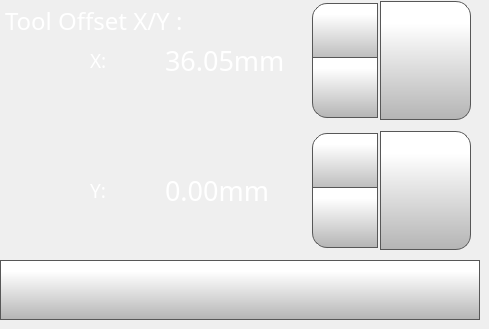
    <widget class="QWidget" name="toolOffsetXYPage">
     <widget class="QLabel" name="bedLabel_3">
      <property name="geometry">
       <rect>
        <x>350</x>
        <y>60</y>
        <width>70</width>
        <height>21</height>
       </rect>
      </property>
      <property name="font">
       <font>
        <family>Gotham Light</family>
        <pointsize>14</pointsize>
        <weight>50</weight>
        <bold>false</bold>
       </font>
      </property>
      <property name="styleSheet">
       <string notr="true">color: rgb(255, 255, 255);</string>
      </property>
      <property name="text">
       <string>Y:</string>
      </property>
     </widget>
     <widget class="QLabel" name="tollOffsetXLabel">
      <property name="geometry">
       <rect>
        <x>90</x>
        <y>50</y>
        <width>70</width>
        <height>21</height>
       </rect>
      </property>
      <property name="font">
       <font>
        <family>Gotham Light</family>
        <pointsize>14</pointsize>
        <weight>50</weight>
        <bold>false</bold>
       </font>
      </property>
      <property name="styleSheet">
       <string notr="true">color: rgb(255, 255, 255);</string>
      </property>
      <property name="text">
       <string>X:</string>
      </property>
     </widget>
     <widget class="QPushButton" name="toolOffsetXYBackButton">
      <property name="geometry">
       <rect>
        <x>0</x>
        <y>260</y>
        <width>480</width>
        <height>60</height>
       </rect>
      </property>
      <property name="minimumSize">
       <size>
        <width>0</width>
        <height>0</height>
       </size>
      </property>
      <property name="font">
       <font>
        <family>Gotham Light</family>
        <pointsize>9</pointsize>
       </font>
      </property>
      <property name="styleSheet">
       <string notr="true">QPushButton {
     border: 1px solid rgb(87, 87, 87);
	background-color: qlineargradient(spread:pad, x1:0, y1:1, x2:0, y2:0.188, stop:0 rgba(180, 180, 180, 255), stop:1 rgba(255, 255, 255, 255));


}

QPushButton:pressed {
    background-color: qlineargradient(x1: 0, y1: 0, x2: 0, y2: 1,
                                      stop: 0 #dadbde, stop: 1 #f6f7fa);
}

QPushButton:flat {
    border: none; /* no border for a flat push button */
}

QPushButton:default {
    border-color: navy; /* make the default button prominent */
}

QPushButton:focus {
	outline: none;
}</string>
      </property>
      <property name="text">
       <string/>
      </property>
      <property name="icon">
       <iconset>
        <normaloff>templates/img/arrows-4.png</normaloff>templates/img/arrows-4.png</iconset>
      </property>
      <property name="iconSize">
       <size>
        <width>50</width>
        <height>50</height>
       </size>
      </property>
      <property name="checkable">
       <bool>false</bool>
      </property>
      <property name="autoDefault">
       <bool>false</bool>
      </property>
      <property name="default">
       <bool>false</bool>
      </property>
      <property name="flat">
       <bool>false</bool>
      </property>
     </widget>
     <widget class="QLabel" name="toolOffsetLabel">
      <property name="geometry">
       <rect>
        <x>5</x>
        <y>5</y>
        <width>281</width>
        <height>31</height>
       </rect>
      </property>
      <property name="font">
       <font>
        <family>Gotham</family>
        <pointsize>18</pointsize>
        <weight>50</weight>
        <bold>false</bold>
       </font>
      </property>
      <property name="styleSheet">
       <string notr="true">color: rgb(255, 255, 255);</string>
      </property>
      <property name="text">
       <string>Tool Offset X/Y :</string>
      </property>
     </widget>
     <widget class="QDoubleSpinBox" name="toolOffsetXDoubleSpinBox">
      <property name="geometry">
       <rect>
        <x>160</x>
        <y>0</y>
        <width>221</width>
        <height>121</height>
       </rect>
      </property>
      <property name="font">
       <font>
        <family>Gotham</family>
        <pointsize>20</pointsize>
       </font>
      </property>
      <property name="styleSheet">
       <string notr="true">QDoubleSpinBox {
    padding-right: 5px; /* make room for the arrows */
	color: rgb(255, 255, 255);
	background-color: rgba(255, 255, 255, 0);
   
}
QDoubleSpinBox ::text:selected {
	background-color: rgb(255, 146, 57);
   
}
QDoubleSpinBox::up-button {
     border: 1px solid rgb(87, 87, 87);

border-top-left-radius: 15px;
	background-color: qlineargradient(spread:pad, x1:0, y1:1, x2:0, y2:0.188, stop:0 rgba(180, 180, 180, 255), stop:1 rgba(255, 255, 255, 255));
    width: 60px;
     height: 55px;
    padding: 2px;
}

QDoubleSpinBox::up-arrow { 
image: url(./templates/img/arrows.png);
    width: 40px;
     height: 40px;
padding: 5px;
}



QDoubleSpinBox::up-button:pressed {
    background-color: qlineargradient(x1: 0, y1: 0, x2: 0, y2: 1,
                                      stop: 0 #dadbde, stop: 1 #f6f7fa);
}


QDoubleSpinBox::down-button {
     border: 1px solid rgb(87, 87, 87);
border-bottom-left-radius: 15px;
	background-color: qlineargradient(spread:pad, x1:0, y1:1, x2:0, y2:0.188, stop:0 rgba(180, 180, 180, 255), stop:1 rgba(255, 255, 255, 255));
    width: 60px;
     height: 55px;
    padding: 2px;
}

QDoubleSpinBox::down-arrow { 
image: url(./templates/img/arrows-5.png);
    width: 40px;
    height: 40px;
padding: 5px;
}

QDoubleSpinBox::down-button:pressed {
    background-color: qlineargradient(x1: 0, y1: 0, x2: 0, y2: 1,
                                      stop: 0 #dadbde, stop: 1 #f6f7fa);

}

</string>
      </property>
      <property name="readOnly">
       <bool>false</bool>
      </property>
      <property name="buttonSymbols">
       <enum>QAbstractSpinBox::UpDownArrows</enum>
      </property>
      <property name="accelerated">
       <bool>true</bool>
      </property>
      <property name="suffix">
       <string>mm</string>
      </property>
      <property name="decimals">
       <number>2</number>
      </property>
      <property name="minimum">
       <double>34.049999999999997</double>
      </property>
      <property name="maximum">
       <double>38.049999999999997</double>
      </property>
      <property name="singleStep">
       <double>0.050000000000000</double>
      </property>
      <property name="value">
       <double>36.049999999999997</double>
      </property>
     </widget>
     <widget class="QPushButton" name="toolOffsetXSetButton">
      <property name="geometry">
       <rect>
        <x>380</x>
        <y>1</y>
        <width>91</width>
        <height>119</height>
       </rect>
      </property>
      <property name="font">
       <font>
        <family>Gotham</family>
        <pointsize>13</pointsize>
       </font>
      </property>
      <property name="styleSheet">
       <string notr="true">QPushButton {
     border: 1px solid rgb(87, 87, 87);
	background-color: qlineargradient(spread:pad, x1:0, y1:1, x2:0, y2:0.188, stop:0 rgba(180, 180, 180, 255), stop:1 rgba(255, 255, 255, 255));
border-top-right-radius: 15px;
border-bottom-right-radius: 15px;

}

QPushButton:pressed {
    background-color: qlineargradient(x1: 0, y1: 0, x2: 0, y2: 1,
                                      stop: 0 #dadbde, stop: 1 #f6f7fa);
}

QPushButton:flat {
    border: none; /* no border for a flat push button */
}

QPushButton:default {
    border-color: navy; /* make the default button prominent */
}
QPushButton:focus {
	outline: none;
}</string>
      </property>
      <property name="text">
       <string/>
      </property>
      <property name="icon">
       <iconset>
        <normaloff>templates/img/verification-mark.png</normaloff>templates/img/verification-mark.png</iconset>
      </property>
      <property name="iconSize">
       <size>
        <width>50</width>
        <height>50</height>
       </size>
      </property>
     </widget>
     <widget class="QPushButton" name="toolOffsetYSetButton">
      <property name="geometry">
       <rect>
        <x>380</x>
        <y>131</y>
        <width>91</width>
        <height>119</height>
       </rect>
      </property>
      <property name="font">
       <font>
        <family>Gotham</family>
        <pointsize>13</pointsize>
       </font>
      </property>
      <property name="styleSheet">
       <string notr="true">QPushButton {
     border: 1px solid rgb(87, 87, 87);
	background-color: qlineargradient(spread:pad, x1:0, y1:1, x2:0, y2:0.188, stop:0 rgba(180, 180, 180, 255), stop:1 rgba(255, 255, 255, 255));
border-top-right-radius: 15px;
border-bottom-right-radius: 15px;

}

QPushButton:pressed {
    background-color: qlineargradient(x1: 0, y1: 0, x2: 0, y2: 1,
                                      stop: 0 #dadbde, stop: 1 #f6f7fa);
}

QPushButton:flat {
    border: none; /* no border for a flat push button */
}

QPushButton:default {
    border-color: navy; /* make the default button prominent */
}
QPushButton:focus {
	outline: none;
}</string>
      </property>
      <property name="text">
       <string/>
      </property>
      <property name="icon">
       <iconset>
        <normaloff>templates/img/verification-mark.png</normaloff>templates/img/verification-mark.png</iconset>
      </property>
      <property name="iconSize">
       <size>
        <width>50</width>
        <height>50</height>
       </size>
      </property>
     </widget>
     <widget class="QDoubleSpinBox" name="toolOffsetYDoubleSpinBox">
      <property name="geometry">
       <rect>
        <x>160</x>
        <y>130</y>
        <width>221</width>
        <height>121</height>
       </rect>
      </property>
      <property name="font">
       <font>
        <family>Gotham</family>
        <pointsize>20</pointsize>
       </font>
      </property>
      <property name="styleSheet">
       <string notr="true">QDoubleSpinBox {
    padding-right: 5px; /* make room for the arrows */
	color: rgb(255, 255, 255);
	background-color: rgba(255, 255, 255, 0);
   
}
QDoubleSpinBox ::text:selected {
	background-color: rgb(255, 146, 57);
   
}
QDoubleSpinBox::up-button {
     border: 1px solid rgb(87, 87, 87);

border-top-left-radius: 15px;
	background-color: qlineargradient(spread:pad, x1:0, y1:1, x2:0, y2:0.188, stop:0 rgba(180, 180, 180, 255), stop:1 rgba(255, 255, 255, 255));
    width: 60px;
     height: 55px;
    padding: 2px;
}

QDoubleSpinBox::up-arrow { 
image: url(./templates/img/arrows.png);
    width: 40px;
     height: 40px;
padding: 5px;
}



QDoubleSpinBox::up-button:pressed {
    background-color: qlineargradient(x1: 0, y1: 0, x2: 0, y2: 1,
                                      stop: 0 #dadbde, stop: 1 #f6f7fa);
}


QDoubleSpinBox::down-button {
     border: 1px solid rgb(87, 87, 87);
border-bottom-left-radius: 15px;
	background-color: qlineargradient(spread:pad, x1:0, y1:1, x2:0, y2:0.188, stop:0 rgba(180, 180, 180, 255), stop:1 rgba(255, 255, 255, 255));
    width: 60px;
     height: 55px;
    padding: 2px;
}

QDoubleSpinBox::down-arrow { 
image: url(./templates/img/arrows-5.png);
    width: 40px;
    height: 40px;
padding: 5px;
}

QDoubleSpinBox::down-button:pressed {
    background-color: qlineargradient(x1: 0, y1: 0, x2: 0, y2: 1,
                                      stop: 0 #dadbde, stop: 1 #f6f7fa);

}

</string>
      </property>
      <property name="readOnly">
       <bool>false</bool>
      </property>
      <property name="buttonSymbols">
       <enum>QAbstractSpinBox::UpDownArrows</enum>
      </property>
      <property name="accelerated">
       <bool>true</bool>
      </property>
      <property name="suffix">
       <string>mm</string>
      </property>
      <property name="decimals">
       <number>2</number>
      </property>
      <property name="minimum">
       <double>-2.000000000000000</double>
      </property>
      <property name="maximum">
       <double>2.000000000000000</double>
      </property>
      <property name="singleStep">
       <double>0.050000000000000</double>
      </property>
     </widget>
     <widget class="QLabel" name="toolOffsetYLabel">
      <property name="geometry">
       <rect>
        <x>90</x>
        <y>180</y>
        <width>70</width>
        <height>21</height>
       </rect>
      </property>
      <property name="font">
       <font>
        <family>Gotham Light</family>
        <pointsize>14</pointsize>
        <weight>50</weight>
        <bold>false</bold>
       </font>
      </property>
      <property name="styleSheet">
       <string notr="true">color: rgb(255, 255, 255);</string>
      </property>
      <property name="text">
       <string>Y:</string>
      </property>
     </widget>
    </widget>
